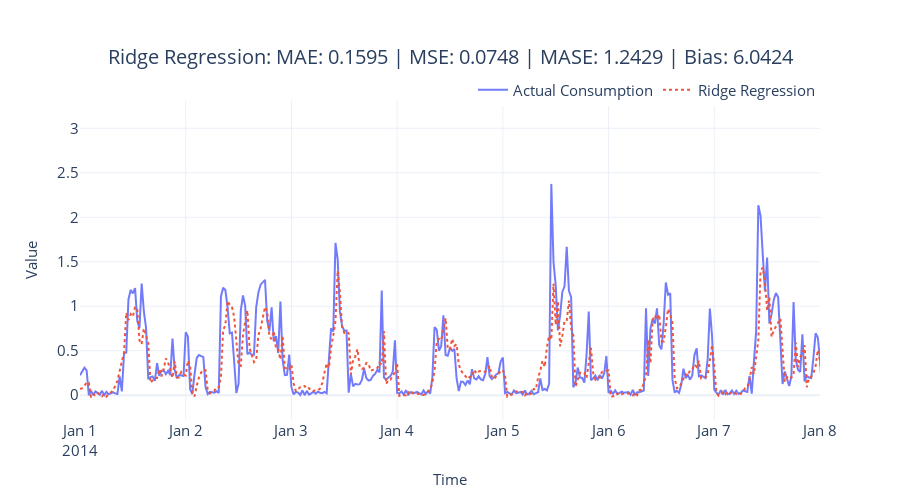

Source (notebook cell):
### Code cell
fig = plot_forecast(pred_df, forecast_columns=[model_config.name], forecast_display_names=[model_config.name])
fig = format_plot(fig, title=f"{model_config.name}: MAE: {metrics['MAE']:.4f} | MSE: {metrics['MSE']:.4f} | MASE: {metrics['MASE']:.4f} | Bias: {metrics['Forecast Bias']:.4f}")
fig.update_xaxes(type="date", range=["2014-01-01", "2014-01-08"])
fig.write_image("imgs/chapter_7/ridge_reg.png")
fig.show()

### Figure 1 — Plotly figure (JSON) as saved in the notebook; plotly's stock layout.template omitted (floating-point values rounded to 4 significant figures; data arrays with more than 128 entries replaced by an {"elided": "..."} marker saying what was removed)
{"data": [{"line": {"color": "rgba(99,110,250,0.9)"}, "mode": "lines", "name": "Actual Consumption", "type": "scatter", "x": {"elided": "1488 str values"}, "y": {"elided": "1488 float values"}}, {"line": {"color": "rgba(239,85,59,1)", "dash": "dot"}, "mode": "lines", "name": "Ridge Regression", "type": "scatter", "x": {"elided": "1488 str values"}, "y": {"elided": "1488 float values"}}], "layout": {"autosize": false, "height": 500, "legend": {"font": {"size": 15}, "orientation": "h", "title": {}, "x": 1, "xanchor": "right", "y": 0.98, "yanchor": "bottom"}, "title": {"font": {"size": 20}, "text": "Ridge Regression: MAE: 0.1595 | MSE: 0.0748 | MASE: 1.2429 | Bias: 6.0424", "x": 0.5, "xanchor": "center", "yanchor": "top"}, "width": 900, "xaxis": {"range": ["2014-01-01", "2014-01-08"], "tickfont": {"size": 15}, "title": {"font": {"size": 15}, "text": "Time"}, "type": "date"}, "yaxis": {"tickfont": {"size": 15}, "title": {"font": {"size": 15}, "text": "Value"}}}}
